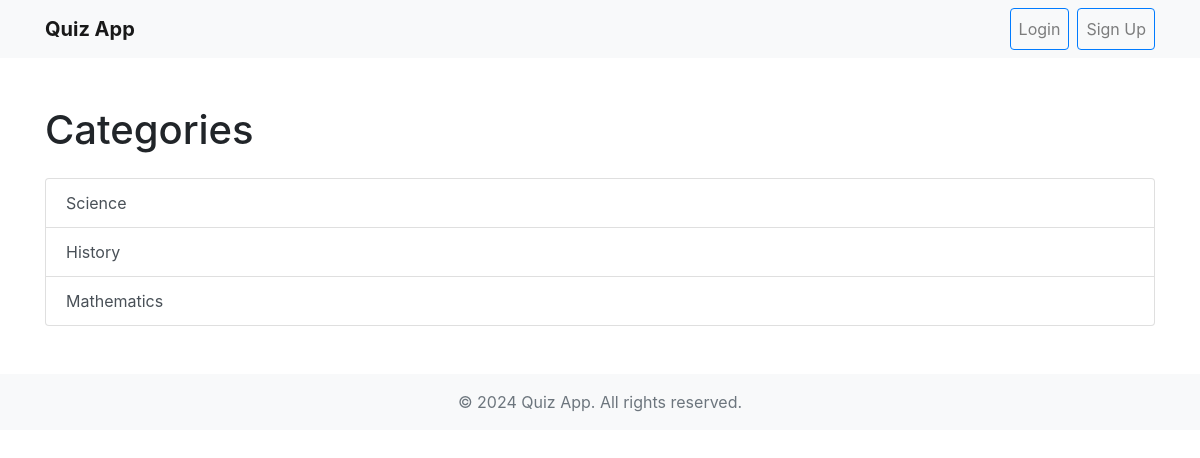
Page /categories/ on the committed database.
### home/models.py (models this page shows, shortened)
class Category(models.Model):
    name = models.CharField(max_length=100)

### home/views.py (the view)
# urls.py: path('categories/', views.category_list, name='category_list'),
def category_list(request):
    categories = Category.objects.all()
    return render(request, 'category_list.html', {'categories': categories})

### templates/category_list.html (shortened to what this page needs)
{% extends 'base.html' %}
{% block content %}
<div class="mt-4">
    <h1 class="mb-4">Categories</h1>
    <div class="list-group">
        {% for category in categories %}
            <a href="{% url 'quiz_list' category.id %}" class="list-group-item list-group-item-action">{{ category.name }}</a>
        {% endfor %}
    </div>
</div>
{% endblock %}

### rows in the picture
Category: name "Science"
Category: name "History"
Category: name "Mathematics"
